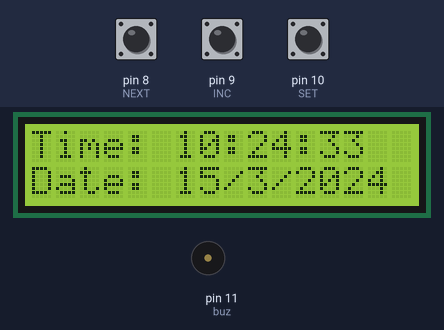
Bench run of a sketch on a simulated Arduino Uno, built with avr-gcc and run on an emulated ATmega328P. On the bench: 16×2 character LCD, buzzer (waves = sounding, pin HIGH). Inputs (shaded band) come from the test bench; at power-on: pin 10 (SET) HIGH, pin 8 (NEXT) HIGH, pin 9 (INC) HIGH. The local clock reads 2024-03-15 10:24:30 at power-on unless the sketch sets it; EEPROM starts erased.

Above: at 3.2 s.
3.3 s: pin 10 (SET) pulled LOW for 0.25 s
At 3.42 s:
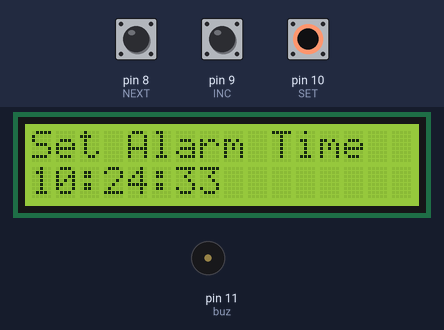
5.4 s: pin 8 (NEXT) pulled LOW for 3.2 s
At 8.9 s:
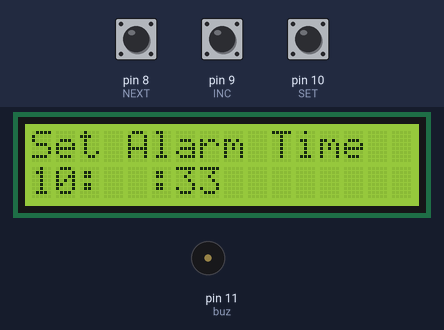
10.3 s: pin 8 (NEXT) pulled LOW for 1 s
At 13.5 s:
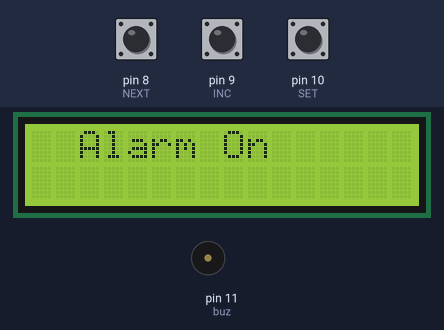
Timing chart, 0 to 23.3 s (numbered marks = the images above; inputs shaded):
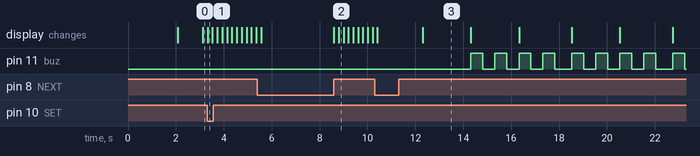

The sketch:

PROJECT.ino
```cpp
#include<Wire.h>
#include<EEPROM.h>
#include <RTClib.h>
#include <LiquidCrystal.h>
LiquidCrystal lcd(2, 3, 4, 5, 6, 7);
RTC_DS1307 RTC;
int tmp,Inc,hOur,mIn,add=11;
int NEXT=8;
int INC=9;
int SET=10;
int off=0;
#define buz 11
int Hour,Min,Sec;
///////////////////////////////////////Function to adjust the time//////////////////////////////////
void time()
{
    int tmp=1;
    while(tmp==1)
    {
     off=0;
     if(digitalRead(INC)==0)
     {
	      Hour++;
      if(Hour==24)
      {
       Hour=0;
	      }
     }
     lcd.clear();
     lcd.setCursor(0,0);
     lcd.print("Set Alarm Time ");

    lcd.setCursor(0,1);
    if(Hour<=9)
    lcd.print("0");
    lcd.print(Hour);
    lcd.print(":");
    lcd.print(Min);
   lcd.print(":");
    lcd.print(Sec);
    delay(200);
    lcd.setCursor(0,1);
    lcd.print("  ");
    lcd.print(":");
    lcd.print(Min);
    lcd.print(":");
    lcd.print(Sec);
    delay(200);
    if(digitalRead(NEXT)==0)
    {
      hOur=Hour;
      EEPROM.write(add++,hOur);
     tmp=2;
     while(digitalRead(NEXT)==0);
    }
    }

    while(tmp==2)
    {
     if(digitalRead(INC)==0)
     {
      Min++;
      if(Min==60)
      {Min=0;}
     }
    lcd.setCursor(0,1);
    lcd.print(Hour);
    lcd.print(":");
     if(Min<=9)
    lcd.print("0");
    lcd.print(Min);
    lcd.print(":");
    lcd.print(Sec);
    lcd.print("  ");
    delay(200);
     lcd.setCursor(0,1);
   lcd.print(Hour);
    lcd.print(":");
   lcd.print("  ");
    lcd.print(":");
    lcd.print(Sec);
    lcd.print("  ");
    delay(200);
      if(digitalRead(NEXT)==0)
      {
       mIn=Min;
       EEPROM.write(add++, mIn);
       tmp=0;
       while(digitalRead(NEXT)==0);
      }
    }
    off=1;
    delay(10);
}
///////////////////////////////////////////function to sound the buzzer//////////////////////////////////
void Buz()
{
  if(digitalRead(NEXT)==0)
  off=0;
  if(off==1)
  {
   digitalWrite(buz,HIGH);
   delay(500);

   digitalWrite(buz, LOW);
   delay(500);
  }
}
//////////////////////////////////////////function to compare the alarm time with current RTC time//////////////////
void TimeCheck()
{
  int tem[17];
  for(int i=11;i<17;i++)
  {
    tem[i]=EEPROM.read(i);
  }
  if(Hour == tem[11] && Min == tem[12] && off==1)
  {
   add=11;
   Buz();
   Buz();
   lcd.clear();
   lcd.print("alarm...........");
   lcd.setCursor(0,1);
   lcd.print("...........alarm");
   Buz();
   Buz();
    }


}
////////////////////////////////////////////////////////////setup///////////////////////////
void setup()
{
 Wire.begin();
 RTC.begin();
 lcd.begin(16,2);
 pinMode(INC, INPUT);
 pinMode(NEXT, INPUT);
 pinMode(SET, INPUT);
 pinMode(buz, OUTPUT);
 digitalWrite(NEXT, HIGH);
 digitalWrite(SET, HIGH);
 digitalWrite(INC, HIGH);

   lcd.setCursor(0,0);
   lcd.print("PROJECT");
   lcd.setCursor(0,1);
   lcd.print("  Alarm Clock  ");
   delay(2000);

 if(!RTC.isrunning())
 {
 RTC.adjust(DateTime(__DATE__,__TIME__));
 }
}
////////////////////////////////////////////////////////////loop/////////////////////////////////////
void loop()
{
   DateTime now = RTC.now();
   if(digitalRead(SET) == 0)
   {
    current();
    time();
    delay(1000);
    lcd.clear();
    lcd.setCursor(0,0);
    lcd.print("  Alarm On");
    delay(2000);
   }
 lcd.clear();
 lcd.setCursor(0,0);
 lcd.print("Time:");
 lcd.setCursor(6,0);
 Hour=now.hour(),DEC;
 if(Hour<=9)
 {
  lcd.print("0");
  lcd.print(Hour=now.hour(),DEC);
 }
 else
 lcd.print(Hour=now.hour(),DEC);
 lcd.print(":");
 Min=now.minute(),DEC;
 if(Min<=9)
 {
 lcd.print("0");
 lcd.print(Min=now.minute(),DEC);
 }
 else
 lcd.print(Min=now.minute(),DEC);

 lcd.print(":");
 Sec=now.second(),DEC;
 if(Sec<=9)
 {
  lcd.print("0");
  lcd.print(Sec=now.second(),DEC);
 }
 else
 lcd.print(Sec=now.second(),DEC);
 lcd.setCursor(0,1);
 lcd.print("Date: ");
 lcd.print(now.day(),DEC);
 lcd.print("/");
 lcd.print(now.month(),DEC);
 lcd.print("/");
 lcd.print(now.year(),DEC);
 TimeCheck();
 delay(200);
}
///////////////////////////////////////////////////////function to get current RTC time//////////////////////////////
void current()
{
  lcd.setCursor(0,1);
  lcd.print(Hour);
  lcd.print(":");
  lcd.print(Min);
  lcd.print(":");
  lcd.print(Sec);
}
```

Measured:
- after the input at 3.3 s, the display: changes at once (image 1)
- after the input at 10.3 s, pin 11 (buz): LOW → HIGH after 4.0 s, then repeats every 4.2 s: LOW 0.50 s, HIGH 0.50 s, LOW 0.51 s, HIGH 0.50 s, LOW 0.50 s, HIGH 0.50 s, LOW 0.71 s, HIGH 0.50 s
